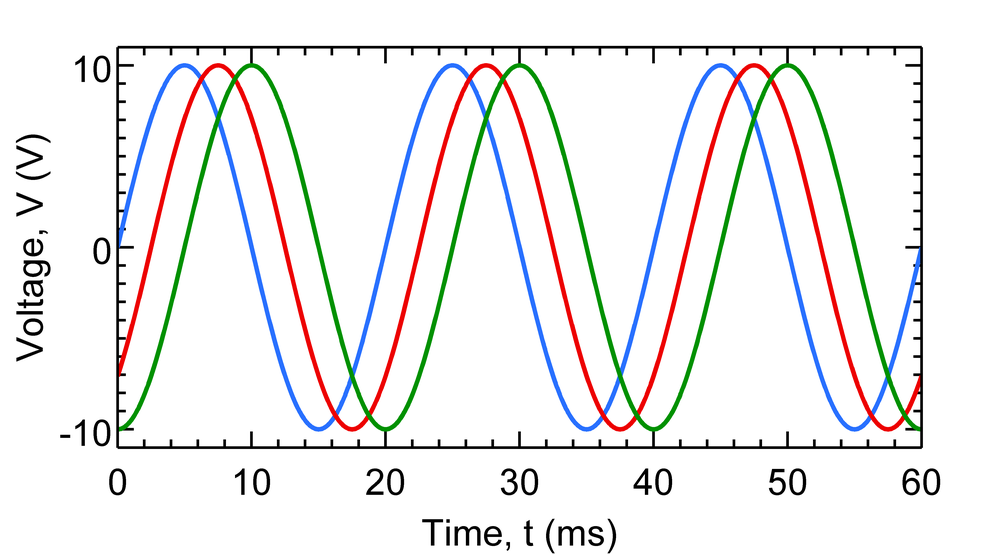
%> input picture function/github_repo/examples/plotMultiple.tiff, 1000 x 554 px, shrunk from 4514 x 2500 before the run, given in place of lenag1.png, which was not available
$ octave basic_demon_example.m   (GNU Octave 9; MATLAB toolbox functions it lacks are replaced by stand-ins)
%> lines starting %> are read from the running program, lines starting %| are printed output that depends on the picture; pictures that were not available may be replaced by others from this repository, and a replacement may not be noted
### function/demon_registration_version_8f/compile_c_files.m
% This script will compile all the C files of the registration methods
cd('functions_nonrigid');
files=dir('*.c');
for i=1:length(files)
    filename=[files(i).name];
    if(length(filename)<19||(~strcmpi(filename(1:19),'image_interpolation')))
        disp(['compiling : ' filename]);
        mex('-compatibleArrayDims', filename,'image_interpolation.c');
    end
end
cd('..');

cd('functions_affine');
files=dir('*.c');
for i=1:length(files)
    filename=[files(i).name];
    if(length(filename)<19||(~strcmpi(filename(1:19),'image_interpolation')))
        disp(['compiling : ' filename]);
        mex('-compatibleArrayDims', filename,'image_interpolation.c');
    end
end
cd('..');

cd('functions')
files=dir('*.c');
for i=1:length(files)
    filename=[files(i).name];
    disp(['compiling : ' filename]);
    mex('-compatibleArrayDims', filename);
end
cd('..');

### function/demon_registration_version_8f/basic_demon_example.m
%  Basic demon registration code. (To easy understand the algorithm)

% Clean
clc; clear all; close all;

% Compile the mex files
compile_c_files

addpath('./functions_nonrigid/');

% Read two images
I1=im2double(imread('images/lenag1.png'));
I2=im2double(imread('images/lenag2.png'));
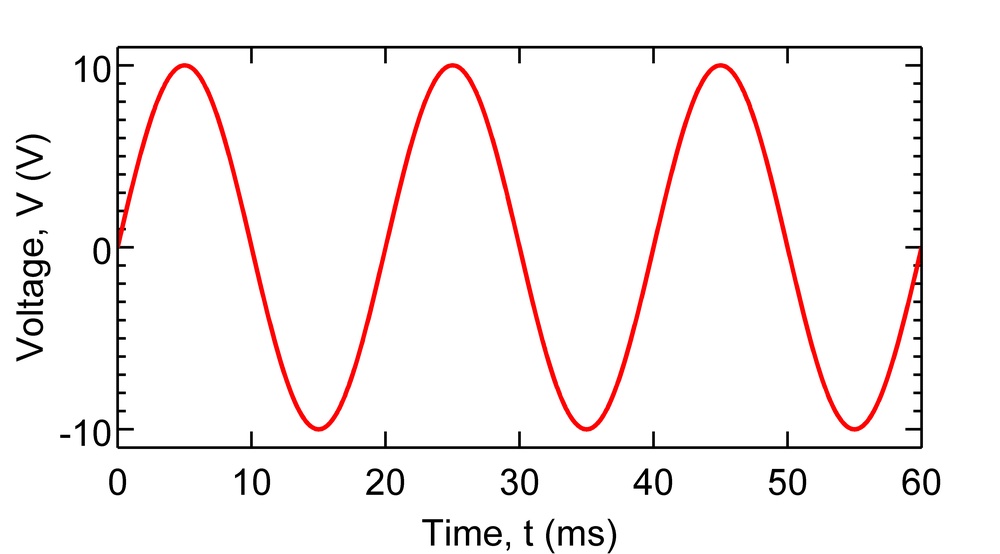
%> input picture function/github_repo/examples/plotVoltSomeOther.tiff, 1000 x 554 px, shrunk from 4514 x 2500 before the run, given in place of lenag2.png, which was not available

% Set static and moving image
S=I2; M=I1;

% Alpha (noise) constant
alpha=2.5;

% Velocity field smoothing kernel
Hsmooth=fspecial('gaussian',[60 60],10);

% The transformation fields
Tx=zeros(size(M)); Ty=zeros(size(M));

[Sy,Sx] = gradient(S);
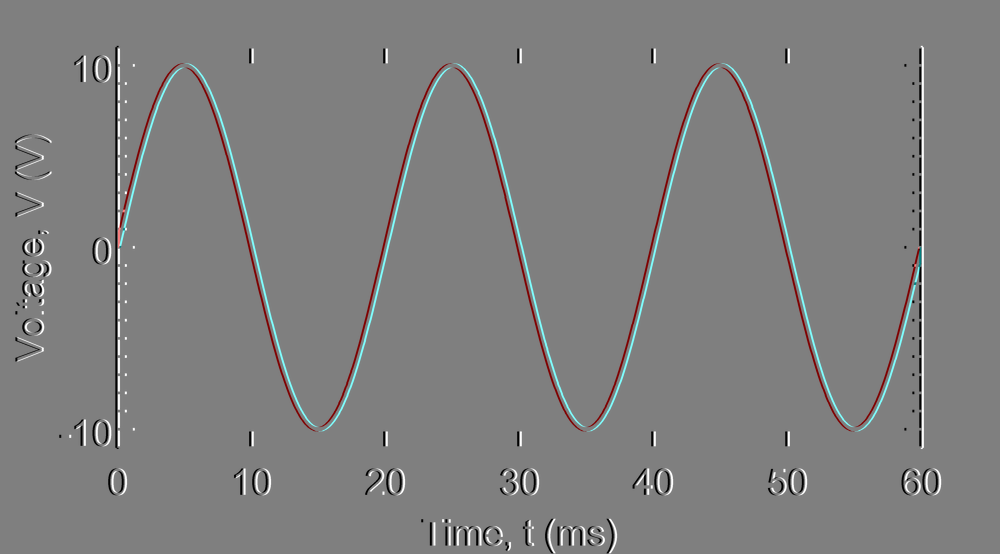
%> Sy: size 554x1000x3 double; mean R, G, B 3.42e-20, 5.42e-20, 5.42e-20; drawn with min black and max white
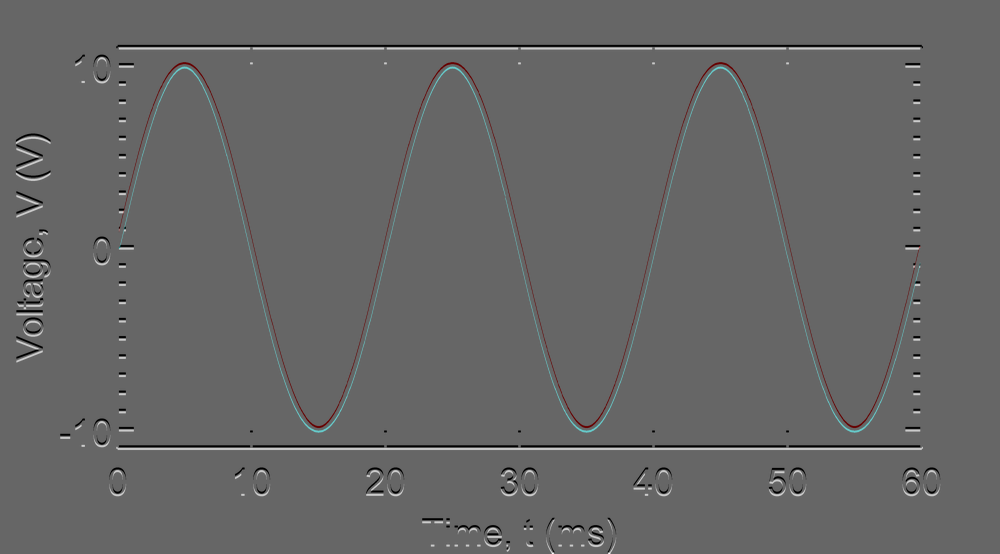
%> Sx: size 554x1000x3 double; mean R, G, B -3.89e-08, -3.89e-08, -3.89e-08; drawn with min black and max white
for itt=1:200
	    % Difference image between moving and static image
        Idiff=M-S; % requires images to be in the same size

        % Default demon force, (Thirion 1998)
        %Ux = -(Idiff.*Sx)./((Sx.^2+Sy.^2)+Idiff.^2);
        %Uy = -(Idiff.*Sy)./((Sx.^2+Sy.^2)+Idiff.^2);

        % Extended demon force. With forces from the gradients from both
        % moving as static image. (Cachier 1999, He Wang 2005)
        [My,Mx] = gradient(M);
        Ux = -Idiff.*  ((Sx./((Sx.^2+Sy.^2)+alpha^2*Idiff.^2))+(Mx./((Mx.^2+My.^2)+alpha^2*Idiff.^2)));
        Uy = -Idiff.*  ((Sy./((Sx.^2+Sy.^2)+alpha^2*Idiff.^2))+(My./((Mx.^2+My.^2)+alpha^2*Idiff.^2)));

        % When divided by zero
        Ux(isnan(Ux))=0; Uy(isnan(Uy))=0;

        % Smooth the transformation field
        Uxs=3*imfilter(Ux,Hsmooth);
        Uys=3*imfilter(Uy,Hsmooth);

        % Add the new transformation field to the total transformation field.
        Tx=Tx+Uxs;
        Ty=Ty+Uys;
%> (the run ends here)
